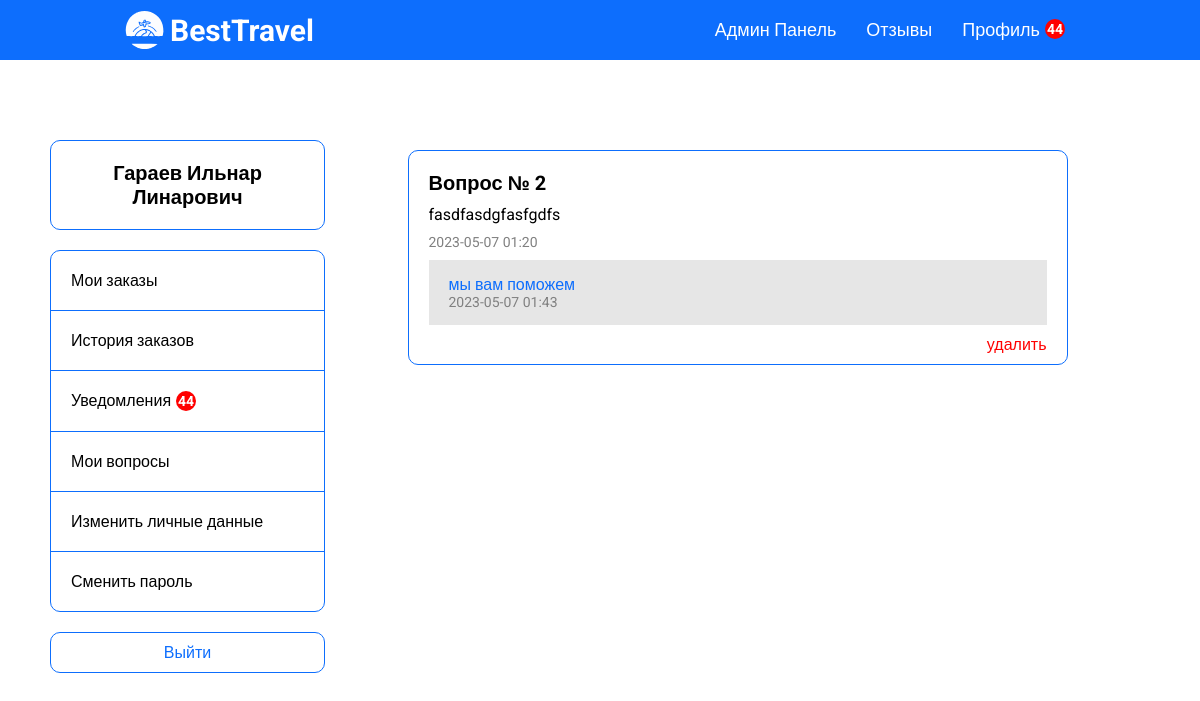
Screenshot of /appeals-page.php (signed in) with the database file from the repository.
### tables this page shows
CREATE TABLE `appeals` (
  `appeal_id` int(11) NOT NULL,
  `appeal_text` text NOT NULL,
  `appeal_date` datetime NOT NULL,
  `appeal_reply` text,
  `appeal_reply_date` datetime DEFAULT NULL,
  `user_id` int(11) NOT NULL
);

CREATE TABLE `users` (
  `user_id` int(11) NOT NULL,
  `surname` varchar(50) NOT NULL,
  `name` varchar(50) NOT NULL,
  `patronymic` varchar(50) NOT NULL,
  `email` varchar(50) NOT NULL,
  `phone` varchar(30) NOT NULL,
  `date_birth` date DEFAULT NULL,
  `login` varchar(50) NOT NULL,
  `password` varchar(255) NOT NULL,
  `role_id` int(11) NOT NULL
);

### database/requests.php (called while the page is built, shortened)
<?php
function getAll($string)
{
    require 'connect.php';
    $data = mysqli_query($connect, $string);
    if (mysqli_num_rows($data) > 0) {
        return mysqli_fetch_all($data, MYSQLI_ASSOC);
    } else {
        return false;
    }
}
class ApiProvider
{
    public function getNotifications($user_id)
    {
        return getAll("
            select n.notification_id, n.notification_title, n.notification_desc, n.notification_date, n.flight_id from notifications n
            left join bookings b on b.flight_id = n.flight_id
            where n.flight_id in (select flight_id from bookings where user_id = '$user_id')
            and n.notification_date > b.booking_date
            order by n.notification_date desc;
        ");
    }
    public function getAppeals($user_id)
    {
        return getAll("
            select * from appeals a
            left join users u on u.user_id = a.user_id
            where a.user_id = '$user_id'
            order by a.appeal_date desc;
        ");
    }
}
?>

### functions/methods.php (called while the page is built)
<?php
    class Methods
    {
        public function pagination($array, $max, $page) {
            $max_results = $max;
            $pages = count($array) < $max_results ? 0 : ceil(count($array) / $max_results);
            $offset = $max_results * ($page - 1);
            $items = array_slice($array, $offset, $max_results);
            return ['array' => $items, 'pages' => $pages];
        }
        public function convDate($date) {
            $x = new DateTime($date);
            return $x->format('Y-m-d');
        }
        public function convTime($date) {
            $x = new DateTime($date);
            return $x->format('H:i');
        }
  }
  $mtd = new Methods;
?>

### appeals-page.php (the view, shortened to what this page needs)
<?php
require_once 'database/requests.php';
require_once 'functions/methods.php';
$user = $_SESSION['user'];
$appeals = $provider->getAppeals($user['id']);
if ($appeals) {
    $pagination = $mtd->pagination($appeals, 5, $_GET['page']);
    $appeals = $pagination['array'];
}
?>
<!DOCTYPE html>
<html lang="ru">
<?php require_once 'templates/head.php'; ?>
<body>
<?php require_once 'templates/header.php'; ?>
<div class="container">
    <div class="profile">
        <?php require_once 'templates/profile.php'; ?>
        <div class="profile-orders">
            <?php if($appeals): ?>
                <?php foreach($appeals as $item): ?>
                    <div class="appeal">
                        <div class="appeal-title">
                            <b>Вопрос № <?= $item['appeal_id'] ?></b>
                        </div>
                        <div class="appeal-desc">
                            <?= $item['appeal_text'] ?>
                        </div>
                        <div class="appeal-date">
                            <?= $mtd->convDate($item['appeal_date']) ?> <?= $mtd->convTime($item['appeal_date']) ?>
                        </div>
                        <?php if($item['appeal_reply']): ?>
                            <div class="appeal-reply-body">
                                <div class="appeal-reply">
                                    <?= $item['appeal_reply'] ?>
                                </div>
                                <div class="appeal-date">
                                    <?= $mtd->convDate($item['appeal_reply_date']) ?> <?= $mtd->convTime($item['appeal_reply_date']) ?>
                                </div>
                            </div>
                        <?php endif; ?>
                        <form method="post">
                            <button class="delete-btn right" name="delete" value="<?= $item['appeal_id'] ?>">удалить</button>
                        </form>
                    </div>
                <?php endforeach; ?>
            <?php else: ?>
                <h2 class="tac">Вопросов нет</h2>
            <?php endif; ?>
        </div>
    </div>
</div>
</body>
</html>

### templates/profile.php (shortened to what this page needs)
<?php
  require_once 'database/requests.php';
  $user = $_SESSION['user'];
?>
<div class="profile-info">
  <div class="profile-info-title">
    <?= $user['surname'] ?> <?= $user['name'] ?> <?= $user['patronymic'] ?>
  </div>
  <div class="profile-links">
    <a class="profile-link" href="/profile-page.php?page=1">Мои заказы</a>
    <a class="profile-link" href="/history-page.php?page=1">История заказов</a>
    <a class="profile-link df" href="/notifications-page.php">Уведомления <?php if($provider->getNotifications($_SESSION['user']['id'])): ?><span class="badge none"><?= count($provider->getNotifications($_SESSION['user']['id'])) ?></span><?php endif; ?></a>
    <a class="profile-link" href="/appeals-page.php?page=1">Мои вопросы</a>
    <a class="profile-link" href="/update-profile-page.php">Изменить личные данные</a>
    <a class="profile-link" href="/reset-password.php">Сменить пароль</a>
  </div>
  <form action="database/logout.php" method='post'>
    <button class='btn w-full'><a class="logout" href="database/logout.php">Выйти</a></button>
  </form>
</div>

### assets/css/style.css (style rules this page uses)
* { margin: 0; padding: 0; box-sizing: border-box; font-family: 'Roboto', sans-serif; }
html { scroll-behavior: smooth; }
body { overflow-x: hidden; }
.container { max-width: 1600px; margin: 0 auto; }
a { text-decoration: none; color: black; }
.w-full { width: 100%; }
.df { display: flex; }
.btn { transition: .2s linear; color: #0d6efd; }
button, input, select { background-color: white; padding: 10px 20px; border-radius: 10px; border: 1px solid #0d6efd; font-size: 16px; }
button { cursor: pointer; }
.profile { width: 100%; display: flex; flex-wrap: wrap; padding: 30px 0; }
.profile-info { width: 25%; }
.profile-info-title { font-size: 20px; font-weight: bold; border: 1px solid #0d6efd; border-radius: 10px; padding: 20px; text-align: center; }
.profile-links { display: flex; flex-direction: column; border: 1px solid #0d6efd; border-radius: 10px; margin: 20px 0; }
.profile-link { padding: 20px; }
.profile-link:not(:nth-last-child(1)) { border-bottom: 1px solid #0d6efd; }
.profile-orders { width: 75%; display: flex; flex-direction: column; align-items: center; }
.logout { color: #0d6efd; transition: linear .2s; }
.badge { display: flex; justify-content: center; align-items: center; background: red; border-radius: 50%; width: 20px; height: 20px; margin-left: 5px; color: white; font-weight: bold; font-size: 14px; }
.appeal { width: 80%; border: 1px solid #0d6efd; padding: 10px; border-radius: 10px; margin: 10px auto; }
.appeal > div { margin: 10px; }
.appeal-date { color: grey; font-size: 14px; }
.appeal-title > b { font-size: 20px; }
.appeal-reply-body { background: rgba(128, 128, 128, 0.2); padding: 15px 20px; color: #0d6efd; }
.right { float: right; }
.delete-btn { color: red; border: none; padding: 0 10px; }
@media screen and (max-width: 1600px) { .container { padding: 50px; } }

### rows the page displays
appeals: user.surname "Гараев", user.name "Ильнар", user.patronymic "Линарович", appeal_id "2", appeal_text "fasdfasdgfasfgdfs", appeal_date "2023-05-07", appeal_date "01:20", appeal_reply "мы вам поможем", appeal_reply_date "2023-05-07", appeal_reply_date "01:43"

### other values shown
count($provider->getNotifications($_SESSION['user']['id'])) "44"
